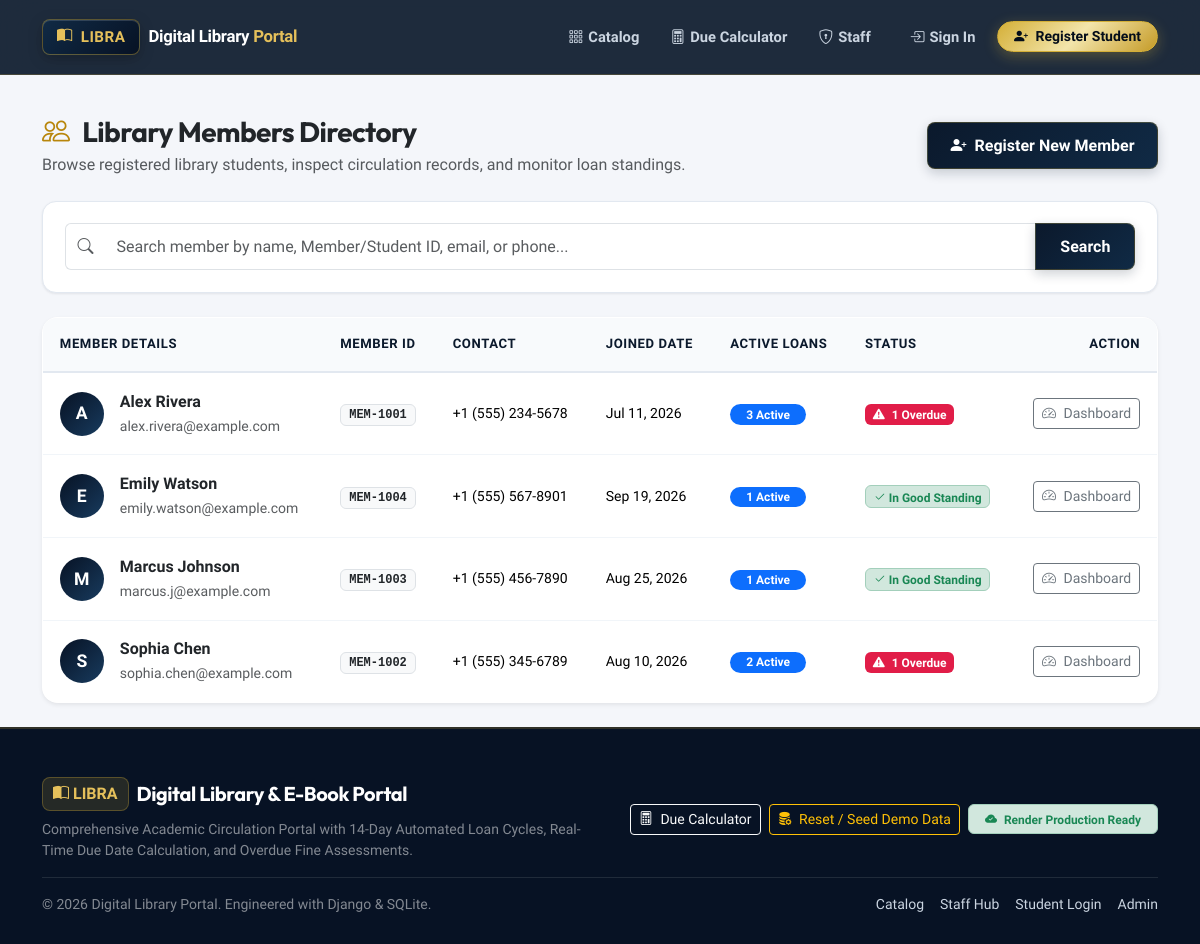
The page /members/ on the database its author committed.
### circulation/models.py (models this page shows, shortened)
class Member(models.Model):
    user = models.OneToOneField(
        settings.AUTH_USER_MODEL,
        on_delete=models.SET_NULL,
        null=True,
        blank=True,
        related_name='member_profile',
        help_text="Associated student or member user account"
    )
    name = models.CharField(max_length=200)
    member_id = models.CharField(max_length=50, unique=True, help_text="Unique Member ID, e.g. MEM-1001")
    email = models.EmailField(unique=True)
    phone = models.CharField(max_length=20, blank=True)
    joined_date = models.DateField(default=timezone.now)
    class Meta:
        ordering = ['name']
    @property
    def active_records(self):
        return self.circulation_records.filter(status=STATUS_APPROVED, returned=False).order_by('due_date')
    @property
    def overdue_records(self):
        today = timezone.now().date()
        return self.active_records.filter(due_date__lt=today)
    @property
    def active_loans_count(self):
        return self.active_records.count()
    @property
    def overdue_loans_count(self):
        return self.overdue_records.count()

### circulation/views.py (the view, shortened to what this page needs)
# urls.py: path('members/', views.member_list_view, name='member_list'),
def member_list_view(request):
    query = request.GET.get('q', '').strip()
    members = Member.objects.all()
    context = {
        'members': members,
        'query': query,
    }
    return render(request, 'circulation/member_list.html', context)

### circulation/templates/circulation/member_list.html (shortened to what this page needs)
{% extends "base.html" %}
{% block content %}
<div class="container py-4">
    <div class="d-flex flex-wrap justify-content-between align-items-center gap-3 mb-4">
        <div>
            <h1 class="h3 fw-bold mb-1 text-dark"><i class="bi bi-people me-2" style="color: var(--gold-600);"></i> Library Members Directory</h1>
            <p class="text-muted mb-0">Browse registered library students, inspect circulation records, and monitor loan standings.</p>
        </div>
        <div>
            <a href="{% url 'member_create' %}" class="btn btn-navy">
                <i class="bi bi-person-plus-fill me-1"></i> Register New Member
            </a>
        </div>
    </div>
    <div class="filter-bar mb-4">
        <form method="GET" action="{% url 'member_list' %}">
            <div class="input-group">
                <span class="input-group-text bg-white border-end-0 text-muted"><i class="bi bi-search"></i></span>
                <input type="text" name="q" value="{{ query }}" class="form-control border-start-0" placeholder="Search member by name, Member/Student ID, email, or phone...">
                <button type="submit" class="btn btn-navy px-4">Search</button>
            </div>
        </form>
    </div>
    <div class="card shadow-sm border-0 rounded-4 overflow-hidden">
        <div class="table-responsive">
            <table class="table table-hover align-middle mb-0 custom-table">
                <thead>
                    <tr>
                        <th>Member Details</th>
                        <th>Member ID</th>
                        <th>Contact</th>
                        <th>Joined Date</th>
                        <th>Active Loans</th>
                        <th>Status</th>
                        <th class="text-end">Action</th>
                    </tr>
                </thead>
                <tbody>
                    {% for m in members %}
                        <tr>
                            <td>
                                <div class="d-flex align-items-center gap-3">
                                    <div class="rounded-circle text-white fw-bold d-flex align-items-center justify-content-center"
                                         style="width: 44px; height: 44px; font-size: 1.1rem; background: linear-gradient(135deg, #071224 0%, #183b5e 100%);">
                                        {{ m.name|slice:":1" }}
                                    </div>
                                    <div>
                                        <a href="{% url 'member_dashboard' m.id %}" class="fw-bold text-dark text-decoration-none d-block">
                                            {{ m.name }}
                                        </a>
                                        <small class="text-muted">{{ m.email }}</small>
                                    </div>
                                </div>
                            </td>
                            <td>
                                <span class="badge bg-light text-dark border font-monospace px-2 py-1">{{ m.member_id }}</span>
                            </td>
                            <td class="small">{{ m.phone|default:"N/A" }}</td>
                            <td class="small">{{ m.joined_date|date:"M d, Y" }}</td>
                            <td>
                                <span class="badge {% if m.active_loans_count > 0 %}bg-primary{% else %}bg-secondary{% endif %} rounded-pill px-3">
                                    {{ m.active_loans_count }} Active
                                </span>
                            </td>
                            <td>
                                {% if m.overdue_loans_count > 0 %}
                                    <span class="badge badge-overdue">
                                        <i class="bi bi-exclamation-triangle-fill me-1"></i> {{ m.overdue_loans_count }} Overdue
                                    </span>
                                {% else %}
                                    <span class="badge bg-success-subtle text-success border border-success-subtle">
                                        <i class="bi bi-check2"></i> In Good Standing
                                    </span>
                                {% endif %}
                            </td>
                            <td class="text-end">
                                <a href="{% url 'member_dashboard' m.id %}" class="btn btn-sm btn-outline-secondary">
                                    <i class="bi bi-speedometer2 me-1"></i> Dashboard
                                </a>
                            </td>
                        </tr>
                    {% endfor %}
                </tbody>
            </table>
        </div>
    </div>
</div>
{% endblock %}

### rows shown on the page
Member: name "A", name "Alex Rivera", email "alex.rivera@example.com", member_id "MEM-1001", phone "+1 (555) 234-5678", joined_date "Jul 11, 2026", active_loans_count "3", overdue_loans_count "1"
Member: name "E", name "Emily Watson", email "emily.watson@example.com", member_id "MEM-1004", phone "+1 (555) 567-8901", joined_date "Sep 19, 2026", active_loans_count "1", shows "In Good Standing"
Member: name "M", name "Marcus Johnson", email "marcus.j@example.com", member_id "MEM-1003", phone "+1 (555) 456-7890", joined_date "Aug 25, 2026", active_loans_count "1", shows "In Good Standing"
Member: name "S", name "Sophia Chen", email "sophia.chen@example.com", member_id "MEM-1002", phone "+1 (555) 345-6789", joined_date "Aug 10, 2026", active_loans_count "2", overdue_loans_count "1"
